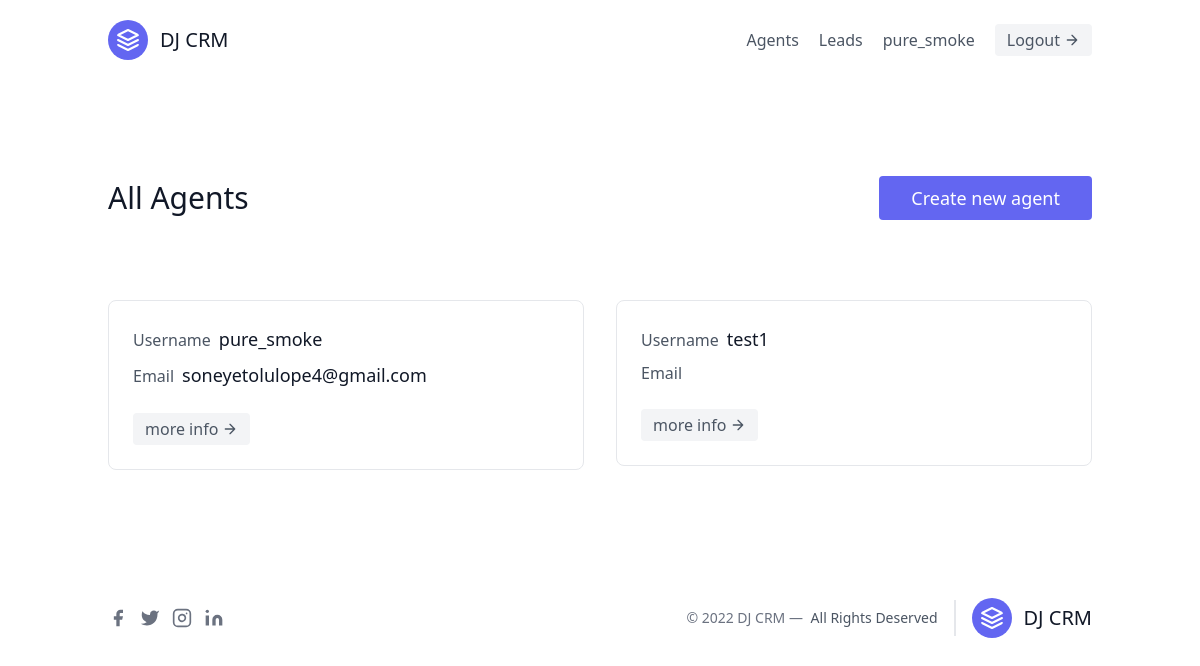
The page /agents/ (signed in) on the database its author committed.
### leads/models.py (models this page shows, shortened)
class User(AbstractUser):
    CHIOCES = (
        ('A', 'Agent'),
        ('O', 'Organiser')
    )
    user_type = models.CharField('User type',max_length=1, choices=CHIOCES)

class Agent(models.Model):
    user = models.OneToOneField(User, on_delete=models.CASCADE)
    organisation = models.ForeignKey(UserProfile, on_delete=models.CASCADE)

### agents/views.py (the view)
# urls.py: path('', AgentListView.as_view(), name='index'),
class AgentListView(CustomLoginRequiredMixin, generic.ListView):
    template_name = "agents/agent_list.html"
    context_object_name = "agents"
    def get_queryset(self):
        organisation = self.request.user.userprofile
        print(self.request.user.user_type)
        return Agent.objects.filter(organisation=organisation)

### agents/mixins.py (called while the page is built)
    def dispatch(self, request, *args, **kwargs):
        if not request.user.is_authenticated:
            return self.handle_no_permission()
        if request.user.user_type != 'O':
            return redirect(reverse('leads:index'))
        return super().dispatch(request, *args, **kwargs)

### agents/templates/agents/agent_list.html (shortened to what this page needs)
{% extends 'main.html' %}
{% block content %}
<section class="text-gray-600 body-font">
  <div class="container px-5 py-24 mx-auto">
    <div class="flex flex-wrap justify-between w-full mb-20 flex-row items-center text-center">
      <h1 class="sm:text-3xl text-2xl font-medium title-font  text-gray-900">All Agents</h1>
      <button class="flex text-white bg-indigo-500 border-0 py-2 px-8 focus:outline-none hover:bg-indigo-600 rounded text-lg"><a href="{% url 'agents:create' %}">Create new agent</a></button>
    </div>
    <div class="flex flex-wrap -m-4">
      {% for agent in agents %}
      <div class="w-full xl:w-1/3 md:w-1/2 p-4">
        <div class="border border-gray-200 p-6 rounded-lg">
          <div class="flex space-x-2 items-baseline mb-2">
            <h2>Username</h2>
            <h2 class="text-lg text-gray-900 font-medium title-font">{{agent.user.username}}</h2>
          </div>
          <div class="flex space-x-2 items-baseline mb-2">
            <h2>Email</h2>
            <h2 class="text-lg text-gray-900 font-medium title-font">{{agent.user.email}}</h2>
          </div>
        <button class="flex items-center bg-gray-100 border-0 py-1 px-3 focus:outline-none hover:bg-gray-200 rounded text-base mt-4 md:mt-6"> <a href="{% url 'agents:detail' agent.id %}">more info</a>
        <svg fill="none" stroke="currentColor" stroke-linecap="round" stroke-linejoin="round" stroke-width="2" class="w-4 h-4 ml-1" viewBox="0 0 24 24">
          <path d="M5 12h14M12 5l7 7-7 7"></path>
        </svg>
      </button>
        </div>
      </div>
      {% endfor %}
    </div>
  </div>
</section>
{% endblock %}

### templates/navbar.html (shortened to what this page needs)
<header class="text-gray-600 body-font">
    <div class="container mx-auto flex flex-wrap p-5 flex-col md:flex-row items-center">
      <a href="/" class="flex title-font font-medium items-center text-gray-900 mb-4 md:mb-0">
        <svg xmlns="http://www.w3.org/2000/svg" fill="none" stroke="currentColor" stroke-linecap="round" stroke-linejoin="round" stroke-width="2" class="w-10 h-10 text-white p-2 bg-indigo-500 rounded-full" viewBox="0 0 24 24">
          <path d="M12 2L2 7l10 5 10-5-10-5zM2 17l10 5 10-5M2 12l10 5 10-5"></path>
        </svg>
        <span class="ml-3 text-xl">DJ CRM</span>
      </a>
      <nav class="md:ml-auto flex flex-wrap items-center text-base justify-center">
       {% if request.user.user_type == 'O' %}
       <a href="{% url 'agents:index' %}" class="mr-5 hover:text-gray-900">Agents</a>
       {% endif %}
        <a href="{% url 'leads:index' %}" class="mr-5 hover:text-gray-900">Leads</a>
        {% if request.user.is_authenticated %}
          <a href="" class="mr-5 hover:text-gray-900">{{request.user.username}}</a>
        {% else %}
        <a href="{% url 'leads:register' %}" class="mr-5 hover:text-gray-900">Register</a>
        {% endif %}
      </nav>
      {% if request.user.is_authenticated %}
        <button class="flex items-center bg-gray-100 border-0 py-1 px-3 focus:outline-none hover:bg-gray-200 rounded text-base mt-4 md:mt-0">
        <a href="{% url 'leads:logout' %}">Logout
        </a>
        <svg fill="none" stroke="currentColor" stroke-linecap="round" stroke-linejoin="round" stroke-width="2" class="w-4 h-4 ml-1" viewBox="0 0 24 24">
          <path d="M5 12h14M12 5l7 7-7 7"></path>
        </svg>
      </button>
        {% endif %}
    </div>
  </header>

### rows shown on the page
User: user.username "pure_smoke"
Agent: user.username "pure_smoke", user.email "soneyetolulope4@gmail.com"
Agent: user.username "test1"
